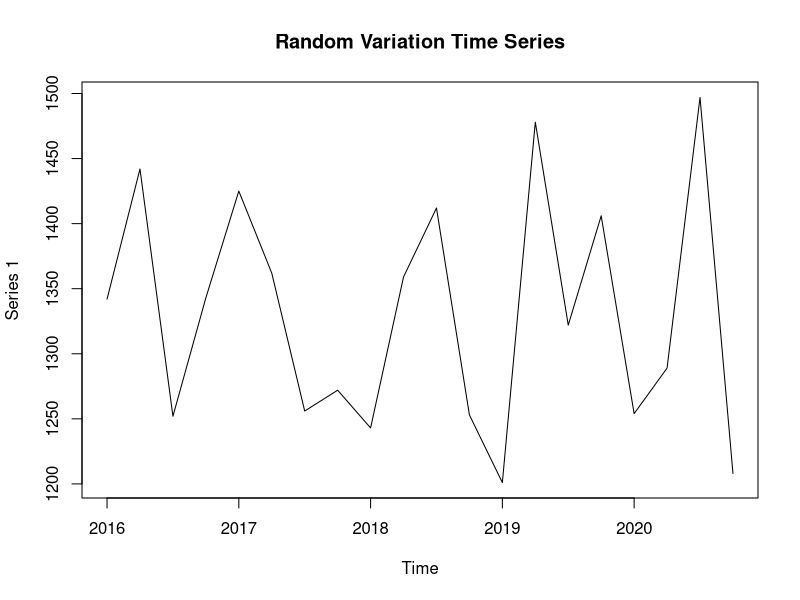

This chart was generated by the following R code:
## 우연변동 시계열
random1 = matrix(c(1342, 1442, 1252, 1343,
               1425, 1362, 1256, 1272,
               1243, 1359, 1412, 1253,
               1201, 1478, 1322, 1406,
               1254, 1289, 1497, 1208))

random1.ts = ts(data = random1, start=c(2016, 1), frequency = 4)
random1.ts
plot(random1.ts, main = "Random Variation Time Series")